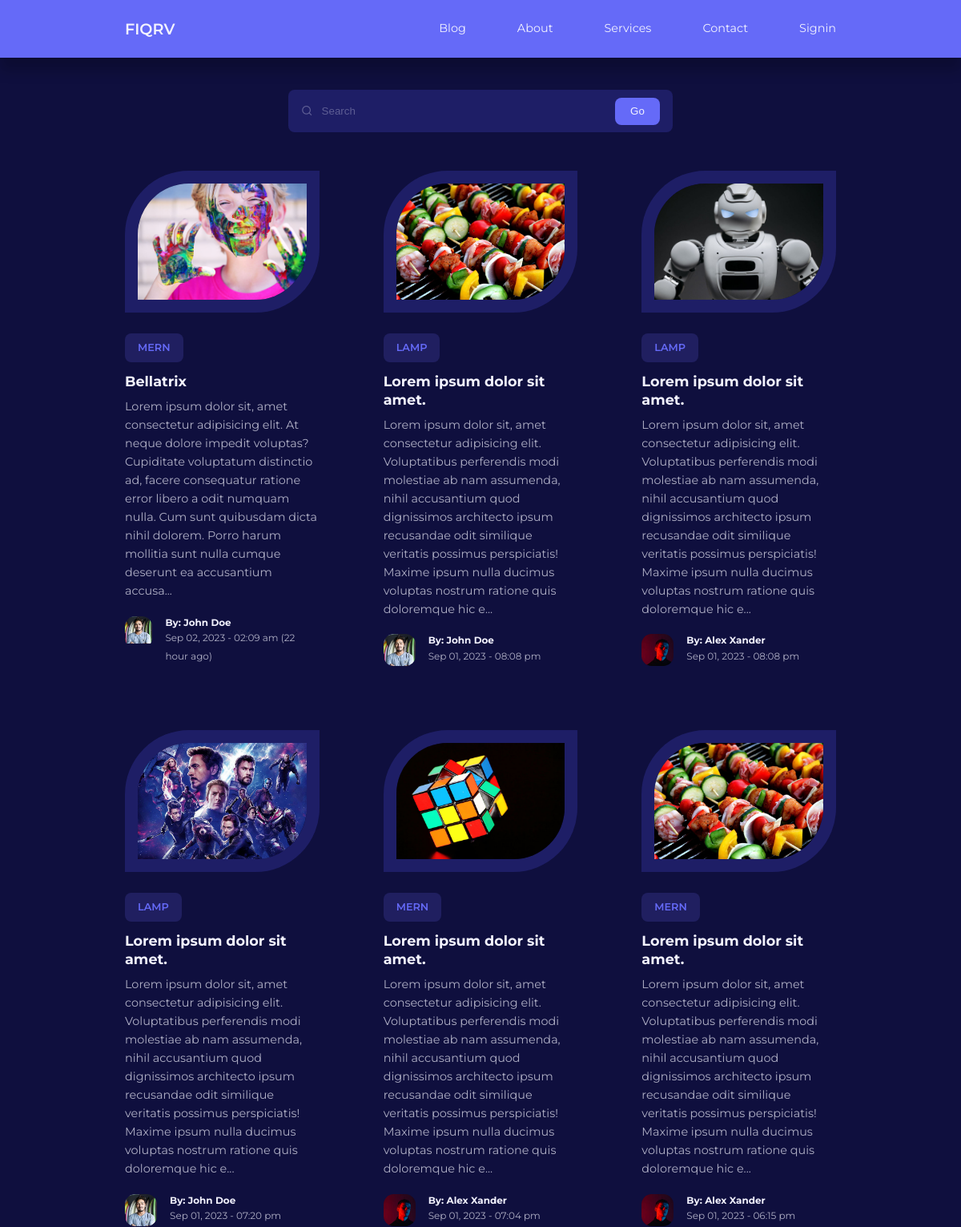
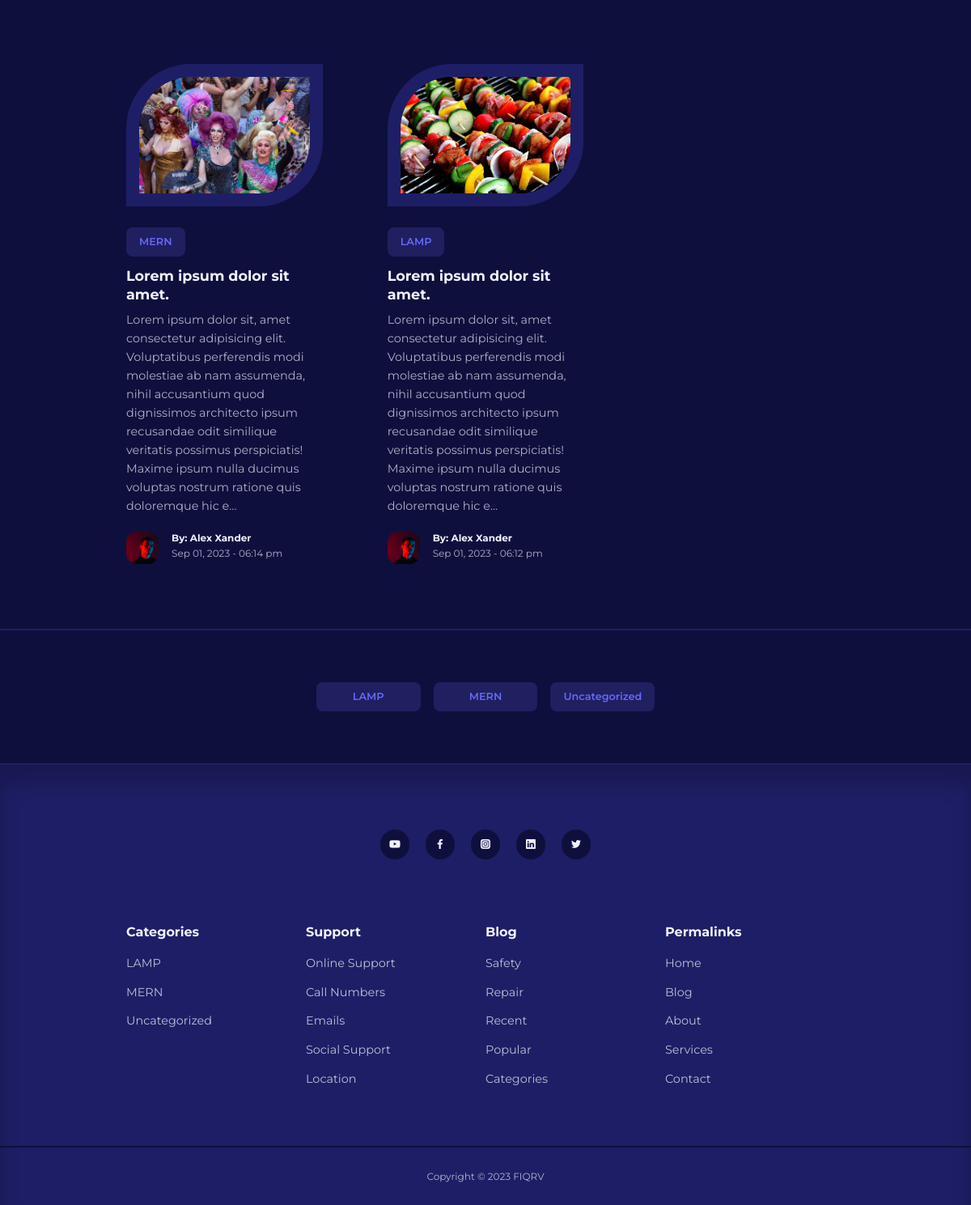
Screenshot of /blog.php with the database file from the repository (2 pictures, top to bottom).
### tables this page shows
CREATE TABLE `posts` (
  `id` int(11) UNSIGNED NOT NULL,
  `title` varchar(255) NOT NULL,
  `body` text NOT NULL,
  `thumbnail` varchar(255) NOT NULL,
  `date_time` timestamp NOT NULL DEFAULT current_timestamp(),
  `category_id` int(11) UNSIGNED DEFAULT NULL,
  `author_id` int(11) UNSIGNED NOT NULL,
  `is_featured` tinyint(1) NOT NULL
);

CREATE TABLE `categories` (
  `id` int(11) UNSIGNED NOT NULL,
  `title` varchar(50) NOT NULL,
  `description` text NOT NULL
);

CREATE TABLE `users` (
  `id` int(11) UNSIGNED NOT NULL,
  `firstname` varchar(50) NOT NULL,
  `lastname` varchar(50) NOT NULL,
  `username` varchar(50) NOT NULL,
  `email` varchar(100) NOT NULL,
  `password` varchar(255) NOT NULL,
  `avatar` varchar(255) NOT NULL,
  `is_admin` tinyint(1) NOT NULL
);

### blog.php (the view, shortened to what this page needs)
<?php
include 'partials/header.php';
$posts_query = "  SELECT
            posts.id,
            posts.title,
            posts.body,
            posts.date_time,
            posts.thumbnail,
            categories.title AS category_title,
            categories.id AS category_id,
            users.avatar,
            users.firstname,
            users.lastname
            FROM posts
            INNER JOIN categories ON posts.category_id = categories.id
            INNER JOIN users ON posts.author_id = users.id
            ORDER BY date_time DESC";
$posts = mysqli_query($connection, $posts_query);
$categories_query = "SELECT * FROM categories ORDER BY title";
$categories = mysqli_query($connection, $categories_query);
?>
<section class="search__bar">
    <form action="<?= ROOT_URL ?>search.php" class="container search__bar-container" method="GET">
        <div>
            <i class="uil uil-search"></i>
            <input type="search" name="search" placeholder="Search">
        </div>
        <button class="btn" name="submit" type="submit">Go</button>
    </form>
</section>
<section class="posts <?= $posts ? '' : 'section__extra-margin'?>">
    <div class="container posts__container">
        <?php while($post = mysqli_fetch_assoc($posts)) : ?>
        <article class="post">
            <div class="post__thumbnail">
                <img src="images/<?=$post['thumbnail']?>">
            </div>
            <div class="post__info">
                <a href="<?= ROOT_URL ?>category-posts.php?id=<?=$post['category_id']?>" class="category__button"><?=$post['category_title']?></a>
                <h3 class="post__title">
                    <a href="<?= ROOT_URL ?>post.php?id=<?=$post['id']?>"><?=$post['title']?></a>
                </h3>
                <p class="post__body">
                    <?= substr($post['body'], 0, 300)?>...
                </p>
                <div class="post__author">
                    <div class="post__author-avatar">
                        <img src="images/<?=$post['avatar']?>">
                    </div>
                    <div class="post__author-info">
                        <h5>By: <?=$post['firstname']?> <?=$post['lastname']?></h5>
                        <small>
                            <?= date("M d, Y - h:i a", strtotime($post['date_time']))?>
                            <?php
                                $featuredDateTime = strtotime($post['date_time']);
                                $currentDateTime = time();
                                $timeDiffInSeconds = $currentDateTime - $featuredDateTime;
                                $hoursAgo = floor($timeDiffInSeconds / 3600);
                                if ($hoursAgo <= 24) {
                                    echo " ($hoursAgo hour ago)";
                                }
                            ?>
                        </small>
                    </div>
                </div>
            </div>
        </article>
        <?php endwhile ?>
    </div>
</section>
<section class="category__buttons">
    <div class="container category__buttons-container">
    <?php if(mysqli_num_rows($categories) > 0) :?>
        <?php while($category = mysqli_fetch_assoc($categories)) : ?>
        <a href="<?= ROOT_URL ?>category-posts.php?id=<?=$category['id']?>" class="category__button"><?=$category['title']?></a>
        <?php endwhile; ?>
    <?php else :?>
    <div class="alert__message error">
        <p><?= "No categories found"?></p>
    </div>
    <?php endif?>
    </div>
</section>
<?php
include 'partials/footer.php'
?>

### partials/footer.php (shortened to what this page needs)
<?php
$categories_query = "SELECT * FROM categories ORDER BY title";
$categories = mysqli_query($connection, $categories_query);
?>
<footer>
        <div class="footer__socials">
            <a href="https://youtube.com" target="_blank"><i class="uil uil-youtube"></i></a>
            <a href="https://facebook.com" target="_blank"><i class="uil uil-facebook-f"></i></a>
            <a href="https://instagram.com" target="_blank"><i class="uil uil-instagram-alt"></i></a>
            <a href="https://linkedin.com" target="_blank"><i class="uil uil-linkedin"></i></a>
            <a href="https://twitter.com" target="_blank"><i class="uil uil-twitter"></i></a>
        </div>
        <div class="container footer__container">
            <article>
                <h4>Categories</h4>
                <?php if(mysqli_num_rows($categories) > 0) :?>
                <ul>
                    <?php while($category = mysqli_fetch_assoc($categories)) : ?>
                    <li><a href="<?= ROOT_URL ?>category-posts.php?id=<?=$category['id']?>"><?=$category['title']?></a></li>
                    <?php endwhile; ?>
                </ul>
                <?php else :?>
                <div class="alert__message error">
                    <p><?= "No categories found"?></p>
                </div>
                <?php endif?>
            </article>
            <article>
                <h4>Support</h4>
                <ul>
                    <li><a href="">Online Support</a></li>
                    <li><a href="">Call Numbers</a></li>
                    <li><a href="">Emails</a></li>
                    <li><a href="">Social Support</a></li>
                    <li><a href="">Location</a></li>
                </ul>
            </article>
            <article>
                <h4>Blog</h4>
                <ul>
                    <li><a href="">Safety</a></li>
                    <li><a href="">Repair</a></li>
                    <li><a href="">Recent</a></li>
                    <li><a href="">Popular</a></li>
                    <li><a href="">Categories</a></li>
                </ul>
            </article>
            <article>
                <h4>Permalinks</h4>
                <ul>
                    <li><a href="<?= ROOT_URL?>index.php">Home</a></li>
                    <li><a href="<?= ROOT_URL?>blog.php">Blog</a></li>
                    <li><a href="<?= ROOT_URL?>about.php">About</a></li>
                    <li><a href="<?= ROOT_URL?>services.php">Services</a></li>
                    <li><a href="<?= ROOT_URL?>contact.php">Contact</a></li>
                </ul>
            </article>
        </div>
        <div class="footer__copyright">
            <small>Copyright &copy; 2023 FIQRV</small>
        </div>
    </footer>
</body>
</html>

### css/style.css (style rules this page uses)
:root { --color-primary:#656af8; --color-primary-light:hsl(242, 91%, 69%, 18%); --color-primary-variant:#5854c7; --color-red:#da0f3f; --color-red-light:hsl(346, 87%, 46%, 15%); --color-green:#00c476; --color-green-light:hsl(156, 100%, 38%, 15%); --color-gray-900:#1e1e66; --color-gray-700:#2d2b7c; --color-gray-300:rgba(242, 242, 254, 0.3); --color-gray-200:rgba(242, 242, 254, 0.7); --color-white:#f2f2fe; --color-bg:#0f0f3e; ---transition: all 300ms ease; --container-width-lg: 74%; --container-width-md: 88%; --form-width: 40%; --card-border-radius-1: 0.3rem; --card-border-radius-2: 0.5rem; --card-border-radius-3: 0.8rem; --card-border-radius-4: 2rem; --card-border-radius-5: 5rem; }
* { margin: 0; padding: 0; outline: 0; border: 0; appearance: 0; list-style: none; text-decoration: none; box-sizing: border-box; }
body { font-family: 'Montserrat', sans-serif; line-height: 1.6; color: var(--color-gray-200); overflow-x: hidden; background: var(--color-bg); font-size: 0.9rem; }
.container { width: var(--container-width-lg); max-width: 1800px; margin-inline: auto; }
section { margin-top: 3rem; width: 100vw; }
h1, h2, h3, h4, h5 { color: var(--color-white); line-height: 1.3; }
h3 { font-size: 1.1rem; margin: 0.8rem 0 0.5rem; }
h4 { font-size: 1rem; }
a { color: var(--color-white); transition: var(---transition); }
img { display: block; width: 100%; object-fit: cover; }
.category__button { background: var(--color-primary-light); color: var(--color-primary); display: inline-block; padding: 0.5rem 1rem; border-radius: var(--card-border-radius-2); font-weight: 600; font-size: 0.8rem; text-align: center; }
.post__thumbnail { border-radius: var(--card-border-radius-5) 0; border: 1rem solid var(--color-gray-900); overflow: hidden; margin-bottom: 1.6rem; }
.post__author { display: flex; gap: 1rem; margin-top: 1.2rem; }
.post__author-avatar { width: 2.5rem; height: 2.5rem; border-radius: var(--card-border-radius-3); overflow: hidden; }
.posts__container { display: grid; grid-template-columns: repeat(3, 1fr); gap: 5rem; margin-bottom: 5rem; }
.category__buttons { padding: 4rem 0; border-top: 2px solid var(--color-gray-900); border-bottom: 2px solid var(--color-gray-900); }
.category__buttons-container { width: fit-content; display: grid; grid-template-columns: repeat(3, 1fr); gap: 1rem; }
footer { background: var(--color-gray-900); padding: 5rem 0 0; box-shadow: inset 0 1.5rem 1.5rem rgba(0, 0, 0, 0.2); }
.footer__socials { margin-inline: auto; width: fit-content; margin-bottom: 5rem; display: flex; justify-content: space-between; align-items: center; gap: 1.2rem; }
.footer__socials a { background: var(--color-bg); border-radius: 50%; width: 2.3rem; height: 2.3rem; display: flex; align-items: center; justify-content: center; }
.footer__container { display: grid; grid-template-columns: repeat(4, 1fr) }
footer h4 { color: var(--color-white); margin-bottom: 0.6rem; }
footer ul li { padding: 0.4rem 0; }
footer ul a { opacity: 0.75; }
.footer__copyright { text-align: center; padding: 1.5rem 0; border-top: 2px solid var(--color-bg); margin-top: 4rem; }
.search__bar { margin-top: 7rem; }
.search__bar-container { position: relative; width: 30rem; background: var(--color-gray-900); display: flex; flex-direction: row; align-items: center; justify-content: space-between; overflow: hidden; padding: 0.6rem 1rem; border-radius: var(--card-border-radius-2); color: var(--color-gray-300); }
.search__bar-container > div { width: 100%; display: flex; align-items: center; }
.search__bar input { background: transparent; margin-left: 0.7rem; padding: 0.5rem 0; width: 100%; }
.search__bar input::placeholder { color: var(--color-gray-300); }
.btn { display: inline-block; width: fit-content; padding: 0.6rem 1.2rem; background-color: var(--color-primary); border-radius: var(--card-border-radius-2); cursor: pointer; transition: var(---transition); color: var(--color-white); }
form { display: flex; flex-direction: column; gap: 1rem; }
input, textarea, select { padding: 0.8rem 1.4rem; background-color: var(--color-gray-900); border-radius: var(--card-border-radius-2); resize: none; color: var(--color-white); }

### rows the page displays
posts: thumbnail (picture), category.title "MERN", title "Bellatrix", body "Lorem ipsum dolor sit, amet consectetur adipisicing elit. At neque dolore impedit voluptas? Cupiditate voluptatum distinctio ad, facere consequatur ratione error libero a odit numquam nulla. Cum sunt quibusdam dicta nihil dolorem. Porro harum mollitia sunt nulla cumque deserunt ea accusantium accusa", author.avatar (picture), author.firstname "John", author.lastname "Doe", date_time "Sep 02, 2023 - 02:09 am"
posts: thumbnail (picture), category.title "LAMP", title "Lorem ipsum dolor sit amet.", body "Lorem ipsum dolor sit, amet consectetur adipisicing elit. Voluptatibus perferendis modi molestiae ab nam assumenda, nihil accusantium quod dignissimos architecto ipsum recusandae odit similique veritatis possimus perspiciatis! Maxime ipsum nulla ducimus voluptas nostrum ratione quis doloremque hic e", author.avatar (picture), author.firstname "John", author.lastname "Doe", date_time "Sep 01, 2023 - 08:08 pm"
posts: thumbnail (picture), category.title "LAMP", title "Lorem ipsum dolor sit amet.", body "Lorem ipsum dolor sit, amet consectetur adipisicing elit. Voluptatibus perferendis modi molestiae ab nam assumenda, nihil accusantium quod dignissimos architecto ipsum recusandae odit similique veritatis possimus perspiciatis! Maxime ipsum nulla ducimus voluptas nostrum ratione quis doloremque hic e", author.avatar (picture), author.firstname "Alex", author.lastname "Xander", date_time "Sep 01, 2023 - 08:08 pm"
posts: thumbnail (picture), category.title "LAMP", title "Lorem ipsum dolor sit amet.", body "Lorem ipsum dolor sit, amet consectetur adipisicing elit. Voluptatibus perferendis modi molestiae ab nam assumenda, nihil accusantium quod dignissimos architecto ipsum recusandae odit similique veritatis possimus perspiciatis! Maxime ipsum nulla ducimus voluptas nostrum ratione quis doloremque hic e", author.avatar (picture), author.firstname "John", author.lastname "Doe", date_time "Sep 01, 2023 - 07:20 pm"
posts: thumbnail (picture), category.title "MERN", title "Lorem ipsum dolor sit amet.", body "Lorem ipsum dolor sit, amet consectetur adipisicing elit. Voluptatibus perferendis modi molestiae ab nam assumenda, nihil accusantium quod dignissimos architecto ipsum recusandae odit similique veritatis possimus perspiciatis! Maxime ipsum nulla ducimus voluptas nostrum ratione quis doloremque hic e", author.avatar (picture), author.firstname "Alex", author.lastname "Xander", date_time "Sep 01, 2023 - 07:04 pm"
posts: thumbnail (picture), category.title "MERN", title "Lorem ipsum dolor sit amet.", body "Lorem ipsum dolor sit, amet consectetur adipisicing elit. Voluptatibus perferendis modi molestiae ab nam assumenda, nihil accusantium quod dignissimos architecto ipsum recusandae odit similique veritatis possimus perspiciatis! Maxime ipsum nulla ducimus voluptas nostrum ratione quis doloremque hic e", author.avatar (picture), author.firstname "Alex", author.lastname "Xander", date_time "Sep 01, 2023 - 06:15 pm"
posts: thumbnail (picture), category.title "MERN", title "Lorem ipsum dolor sit amet.", body "Lorem ipsum dolor sit, amet consectetur adipisicing elit. Voluptatibus perferendis modi molestiae ab nam assumenda, nihil accusantium quod dignissimos architecto ipsum recusandae odit similique veritatis possimus perspiciatis! Maxime ipsum nulla ducimus voluptas nostrum ratione quis doloremque hic e", author.avatar (picture), author.firstname "Alex", author.lastname "Xander", date_time "Sep 01, 2023 - 06:14 pm"
posts: thumbnail (picture), category.title "LAMP", title "Lorem ipsum dolor sit amet.", body "Lorem ipsum dolor sit, amet consectetur adipisicing elit. Voluptatibus perferendis modi molestiae ab nam assumenda, nihil accusantium quod dignissimos architecto ipsum recusandae odit similique veritatis possimus perspiciatis! Maxime ipsum nulla ducimus voluptas nostrum ratione quis doloremque hic e", author.avatar (picture), author.firstname "Alex", author.lastname "Xander", date_time "Sep 01, 2023 - 06:12 pm"
categories: title "LAMP"
categories: title "MERN"
categories: title "Uncategorized"
